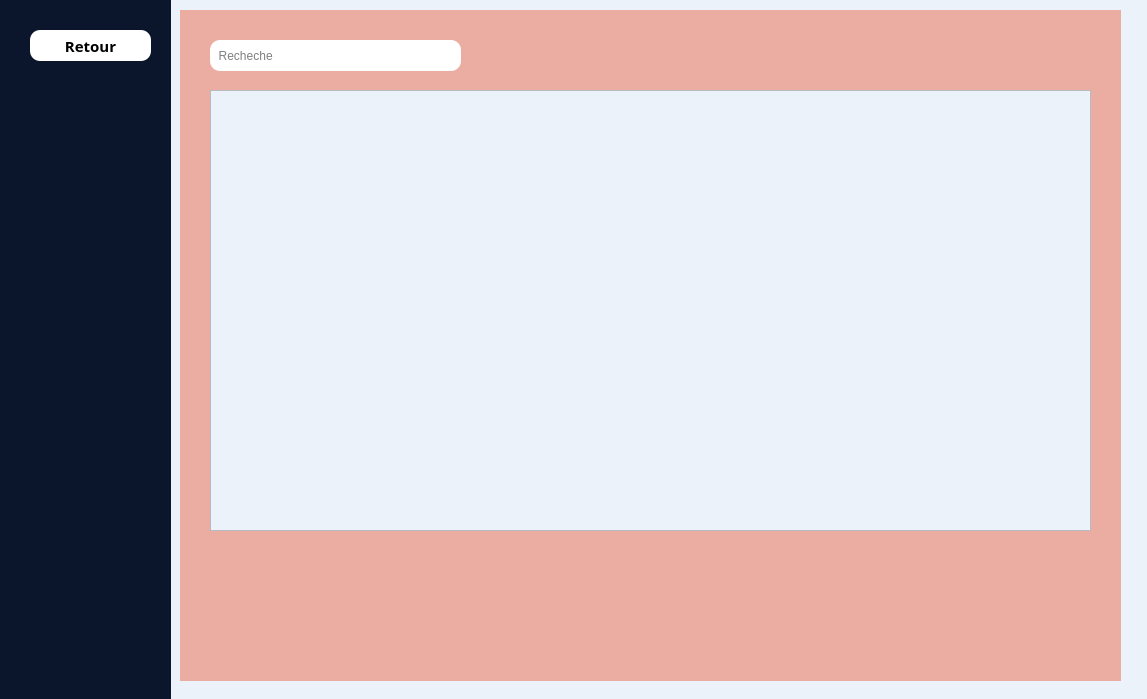
<?xml version="1.0" encoding="UTF-8"?>
<ui version="4.0">
 <class>pointagee</class>
 <widget class="QDialog" name="pointagee">
  <property name="geometry">
   <rect>
    <x>0</x>
    <y>0</y>
    <width>1147</width>
    <height>699</height>
   </rect>
  </property>
  <property name="windowTitle">
   <string>Dialog</string>
  </property>
  <property name="styleSheet">
   <string notr="true">background-color: rgb(235, 242, 250);
</string>
  </property>
  <widget class="QWidget" name="widget" native="true">
   <property name="geometry">
    <rect>
     <x>0</x>
     <y>-20</y>
     <width>171</width>
     <height>731</height>
    </rect>
   </property>
   <property name="styleSheet">
    <string notr="true">background-color: rgb(11, 22, 44);</string>
   </property>
   <widget class="QPushButton" name="pushButton_3">
    <property name="geometry">
     <rect>
      <x>30</x>
      <y>50</y>
      <width>121</width>
      <height>31</height>
     </rect>
    </property>
    <property name="font">
     <font>
      <family>Segoe Print</family>
      <pointsize>11</pointsize>
      <bold>true</bold>
     </font>
    </property>
    <property name="styleSheet">
     <string notr="true">border-radius: 10px;
background-color: rgb(255, 255, 255);</string>
    </property>
    <property name="text">
     <string>Retour</string>
    </property>
   </widget>
  </widget>
  <widget class="QWidget" name="widget_2" native="true">
   <property name="geometry">
    <rect>
     <x>180</x>
     <y>10</y>
     <width>941</width>
     <height>671</height>
    </rect>
   </property>
   <property name="styleSheet">
    <string notr="true">background-color: rgb(235, 172, 162);
</string>
   </property>
   <widget class="QTableView" name="onsView">
    <property name="geometry">
     <rect>
      <x>30</x>
      <y>80</y>
      <width>881</width>
      <height>441</height>
     </rect>
    </property>
    <property name="font">
     <font>
      <family>Trebuchet MS</family>
      <pointsize>9</pointsize>
      <italic>true</italic>
      <bold>false</bold>
     </font>
    </property>
    <property name="styleSheet">
     <string notr="true">background-color: rgb(235, 242, 250);
font: italic 9pt &quot;Trebuchet MS&quot;;</string>
    </property>
   </widget>
   <widget class="QLineEdit" name="lineEdit">
    <property name="geometry">
     <rect>
      <x>30</x>
      <y>30</y>
      <width>251</width>
      <height>31</height>
     </rect>
    </property>
    <property name="styleSheet">
     <string notr="true">background-color: rgb(255, 255, 255);
border-radius: 10px;</string>
    </property>
    <property name="placeholderText">
     <string>  Recheche</string>
    </property>
   </widget>
  </widget>
 </widget>
 <resources/>
 <connections/>
</ui>
